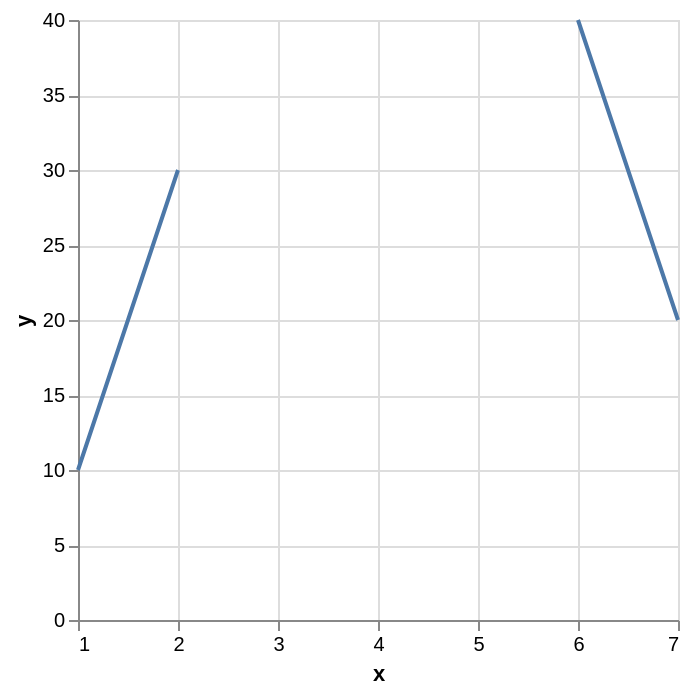

This figure's Vega-Lite source:
### Vega-Lite specification from a JSON file in a GitHub repository (floating-point values rounded to 4 significant figures)
{"$schema": "https://vega.github.io/schema/vega-lite/v4.json", "data": {"values": [{"x": 1, "y": 10}, {"x": 2, "y": 30}, {"x": 3, "y": null}, {"x": 4, "y": 15}, {"x": 5, "y": null}, {"x": 6, "y": 40}, {"x": 7, "y": 20}]}, "mark": "line", "encoding": {"x": {"field": "x", "type": "quantitative"}, "y": {"field": "y", "type": "quantitative"}}, "autosize": {"type": "pad"}}
